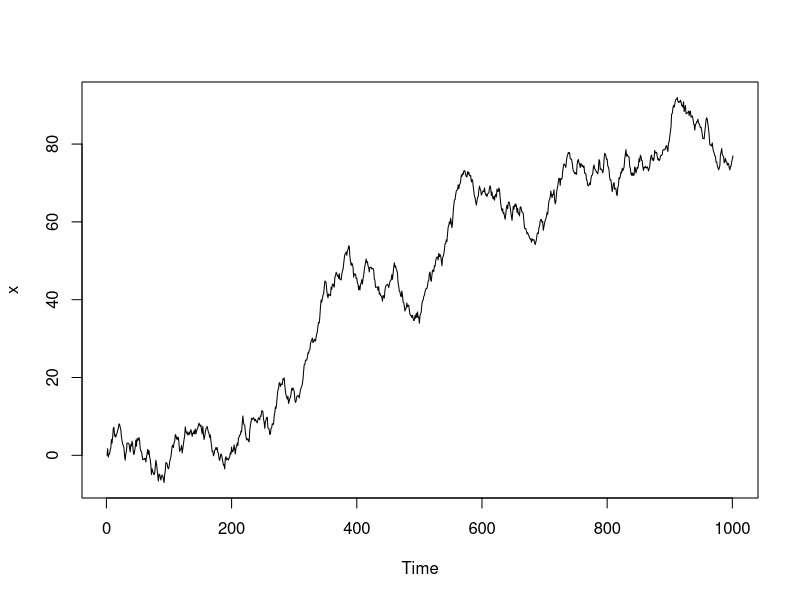
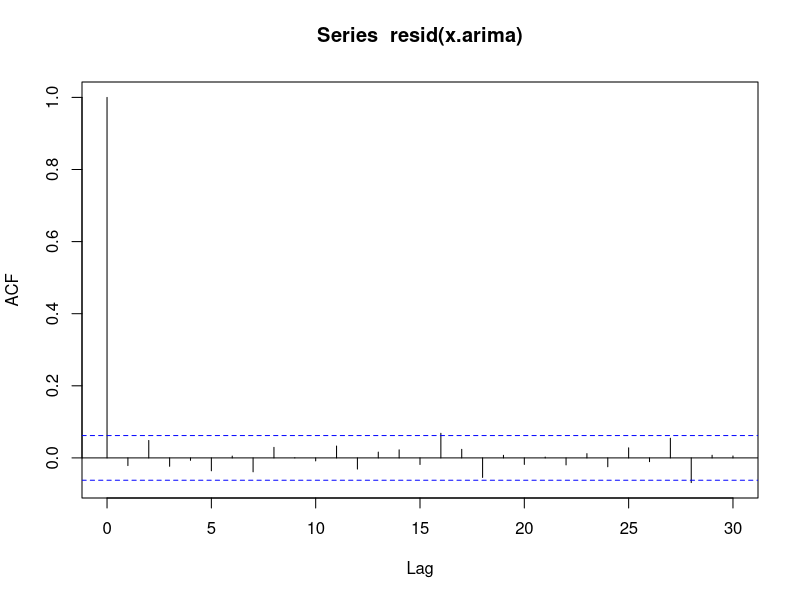

The R script that drew these images, in order:
# Stochastic Trends can be handled by ARIMA
# Seasonal Effects - Seasonal ARIMA
# Conditional Heteroscedastic effects - ARCH/GARCh
# diff(z, d=3) for repeated difference
# Simulate ARIMA(1,1,1)
set.seed(2)
x <- arima.sim(list(order = c(1,1,1), ar = 0.6, ma=-0.5), n = 1000)
# Non stationary time series with stochastic trending component
plot(x)

# Fit ARIMA
x.arima <- arima(x, order = c(1,1,1))
x.arima
# CI for AR and MA parameters
0.6470 + c(-1.96, 1.96)*0.1065
-0.5165 + c(-1.96, 1.96)*0.1189
# Both parameter estimates fall within CI
# Residuals as the Discrete White Noise (DWN)
acf(resid(x.arima))
# Box-Ljung test to check the model
Box.test(resid(x.arima), lag=20, type = "Ljung-Box")
# p-value = .5191 is > 0.05 and therefore DWN is a godd fit to residuals
